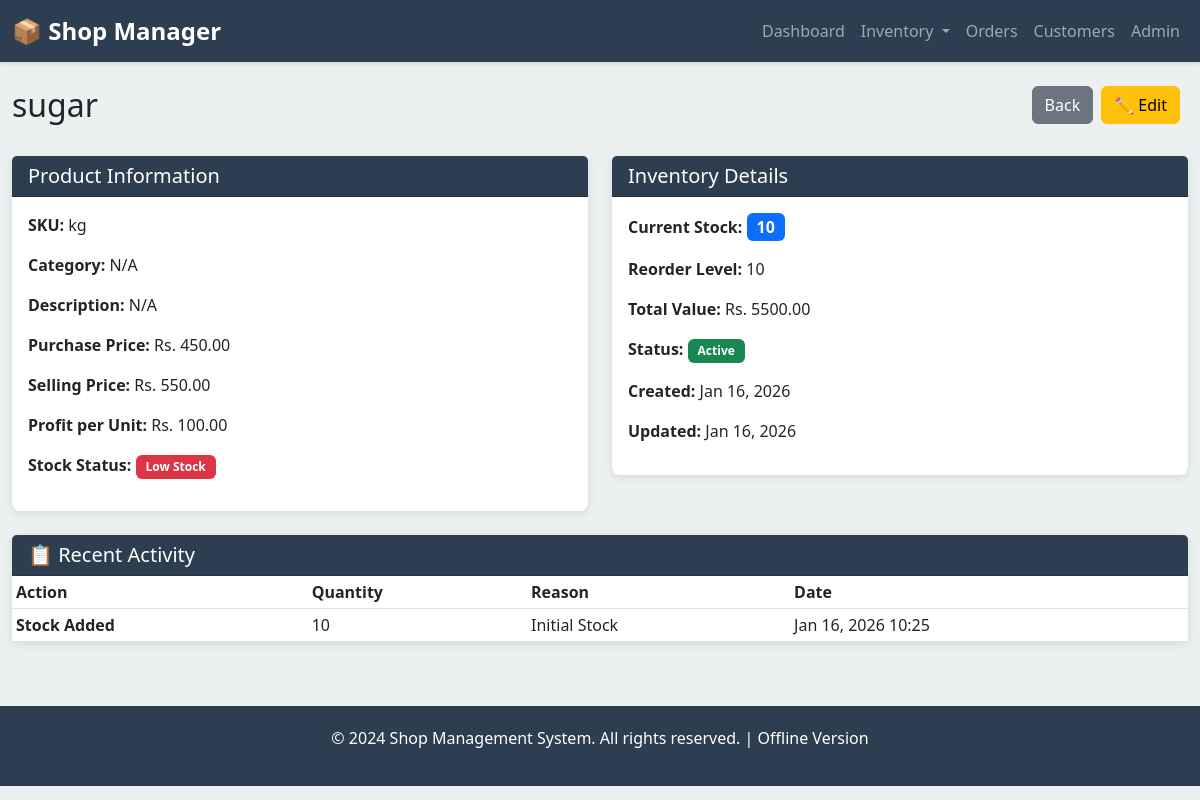
The page /products/1/ on the database its author committed.
### inventory/models.py (models this page shows, shortened)
class Product(models.Model):
    name = models.CharField(max_length=200)
    sku = models.CharField(max_length=50, unique=True)
    category = models.ForeignKey(Category, on_delete=models.SET_NULL, null=True, blank=True)
    description = models.TextField(blank=True)
    purchase_price = models.DecimalField(max_digits=10, decimal_places=2)
    selling_price = models.DecimalField(max_digits=10, decimal_places=2)
    quantity_in_stock = models.IntegerField(default=0)
    reorder_level = models.IntegerField(default=10)
    is_active = models.BooleanField(default=True)
    created_at = models.DateTimeField(auto_now_add=True)
    updated_at = models.DateTimeField(auto_now=True)
    @property
    def profit_per_unit(self):
        return self.selling_price - self.purchase_price
    @property
    def total_value(self):
        return self.selling_price * self.quantity_in_stock

class InventoryLog(models.Model):
    ACTION_CHOICES = [
        ('add', 'Stock Added'),
        ('remove', 'Stock Removed'),
        ('adjust', 'Adjustment'),
        ('sale', 'Sale'),
        ('return', 'Return'),
    ]
    product = models.ForeignKey(Product, on_delete=models.CASCADE, related_name='inventory_logs')
    action = models.CharField(max_length=20, choices=ACTION_CHOICES)
    quantity = models.IntegerField()
    reason = models.TextField(blank=True)
    created_by = models.CharField(max_length=100, default='System')
    created_at = models.DateTimeField(auto_now_add=True)
    class Meta:
        ordering = ['-created_at']

### inventory/views.py (the view)
# urls.py: path('products/<int:pk>/', views.product_detail, name='product-detail'),
def product_detail(request, pk):
    product = get_object_or_404(Product, pk=pk)
    inventory_logs = product.inventory_logs.all()[:20]
    context = {'product': product, 'logs': inventory_logs}
    return render(request, 'inventory/product_detail.html', context)

### templates/inventory/product_detail.html (shortened to what this page needs)
{% extends 'base.html' %}
{% block content %}
<div class="row mb-4">
    <div class="col-md-8">
        <h2>{{ product.name }}</h2>
    </div>
    <div class="col-md-4">
        <a href="{% url 'product-edit' product.pk %}" class="btn btn-warning float-end me-2">✏️ Edit</a>
        <a href="{% url 'product-list' %}" class="btn btn-secondary float-end me-2">Back</a>
    </div>
</div>
<div class="row">
    <div class="col-md-6">
        <div class="card">
            <div class="card-header">
                <h5 class="mb-0">Product Information</h5>
            </div>
            <div class="card-body">
                <p><strong>SKU:</strong> {{ product.sku }}</p>
                <p><strong>Category:</strong> {{ product.category.name|default:"N/A" }}</p>
                <p><strong>Description:</strong> {{ product.description|default:"N/A" }}</p>
                <p><strong>Purchase Price:</strong> Rs. {{ product.purchase_price|floatformat:2 }}</p>
                <p><strong>Selling Price:</strong> Rs. {{ product.selling_price|floatformat:2 }}</p>
                <p><strong>Profit per Unit:</strong> Rs. {{ product.profit_per_unit|floatformat:2 }}</p>
                <p><strong>Stock Status:</strong>
                    {% if product.quantity_in_stock <= product.reorder_level %}
                        <span class="badge bg-danger">Low Stock</span>
                    {% else %}
                        <span class="badge bg-success">In Stock</span>
                    {% endif %}
                </p>
            </div>
        </div>
    </div>
    <div class="col-md-6">
        <div class="card">
            <div class="card-header">
                <h5 class="mb-0">Inventory Details</h5>
            </div>
            <div class="card-body">
                <p><strong>Current Stock:</strong> <span class="badge bg-primary fs-6">{{ product.quantity_in_stock }}</span></p>
                <p><strong>Reorder Level:</strong> {{ product.reorder_level }}</p>
                <p><strong>Total Value:</strong> Rs. {{ product.total_value|floatformat:2 }}</p>
                <p><strong>Status:</strong>
                    {% if product.is_active %}
                        <span class="badge bg-success">Active</span>
                    {% else %}
                        <span class="badge bg-danger">Inactive</span>
                    {% endif %}
                </p>
                <p><strong>Created:</strong> {{ product.created_at|date:"M d, Y" }}</p>
                <p><strong>Updated:</strong> {{ product.updated_at|date:"M d, Y" }}</p>
            </div>
        </div>
    </div>
</div>
<div class="row mt-4">
    <div class="col-12">
        <div class="card">
            <div class="card-header">
                <h5 class="mb-0">📋 Recent Activity</h5>
            </div>
            <div class="table-responsive">
                <table class="table table-sm mb-0">
                    <thead>
                        <tr>
                            <th>Action</th>
                            <th>Quantity</th>
                            <th>Reason</th>
                            <th>Date</th>
                        </tr>
                    </thead>
                    <tbody>
                        {% for log in logs %}
                        <tr>
                            <td><strong>{{ log.get_action_display }}</strong></td>
                            <td>{{ log.quantity }}</td>
                            <td>{{ log.reason|default:"N/A" }}</td>
                            <td>{{ log.created_at|date:"M d, Y H:i" }}</td>
                        </tr>
                        {% empty %}
                        <tr>
                            <td colspan="4" class="text-center text-muted py-3">No activity logged</td>
                        </tr>
                        {% endfor %}
                    </tbody>
                </table>
            </div>
        </div>
    </div>
</div>
{% endblock %}

### templates/base.html (style rules this page uses)
:root { --primary-color: #2c3e50; --secondary-color: #3498db; --success-color: #27ae60; --danger-color: #e74c3c; --warning-color: #f39c12; }
body { background-color: #ecf0f1; font-family: 'Segoe UI', Tahoma, Geneva, Verdana, sans-serif; }
.card { border: none; box-shadow: 0 2px 8px rgba(0,0,0,0.1); border-radius: 8px; }
.card-header { background-color: var(--primary-color); color: white; border-radius: 8px 8px 0 0; }
.table { background-color: white; }
.badge { padding: 6px 10px; }

### rows shown on the page
Product: name "sugar", sku "kg", category.name "N/A", description "N/A", purchase_price "450.00", selling_price "550.00", profit_per_unit "100.00", quantity_in_stock "10", reorder_level "10", total_value "5500.00", created_at "Jan 16, 2026", updated_at "Jan 16, 2026"
InventoryLog: action "Stock Added", quantity "10", reason "Initial Stock", created_at "Jan 16, 2026 10:25"
